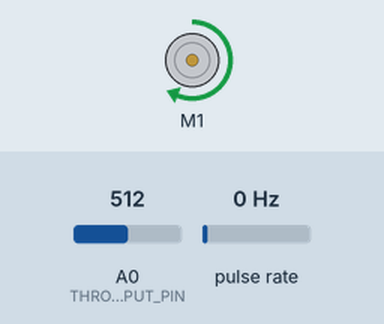
Simulated run of this sketch. Board: Arduino Uno, built with avr-gcc and run on an emulated ATmega328P. Shown: DC motor (green arrow = forward, orange = backward, longer = faster). Wiring (inferred from the names in the program): pulse sensor: data pin 2. Inputs (shaded band) come from the test bench; at power-on: pulse rate 0 Hz, A0 (THROTTLE_INPUT_PIN) = 512. What the sketch prints to the serial monitor is not drawn.

Above: at 1.2 s.
1.3 s: pulse rate (sensor on pin 2) set to 4 Hz
4.4 s: pulse rate (sensor on pin 2) set to 50 Hz
Timing chart, 0 to 7.4 s (numbered marks = the images above; inputs shaded):
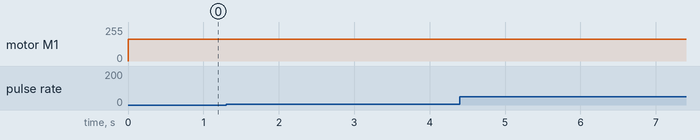

The sketch:

PID_throttle.ino
```cpp
/*
  PID Throttle Control
*/

/* --- Libraries --- */
#include <DualVNH5019MotorShield.h>
#include <PID_v1.h>

/* --- Constants --- */
const int NUM_FANS = 32;
const int INTERVAL = 100;
const int THROTTLE_INPUT_PIN = 0; // potentiometer
const int ENCODER_PIN = 2; // pin 2 is an interrupt
const int ENCODER_INT = 0;
const int POT_MIN = 0;
const int POT_MAX = 1023;
const int RPM_MAX = 3600;
const int RPM_MIN = 1500;
const double P = 1;
const double I = 0;
const double D = 5;
const int BLIPS_PER_REV = 32;
const int BAUD = 38400;
const int CHARS_MAX = 32;

/* --- Variables --- */
double Setpoint, Input, Output;
volatile int Counter = 0;
char Buffer[CHARS_MAX];

/* --- Objects --- */
DualVNH5019MotorShield Motors;
PID Throttle(&Input, &Output, &Setpoint, P, I, D, DIRECT); //Specify the links and initial tuning parameters

void setup() {
  Serial.begin(BAUD);
  Input = 0; // initialize the variables we're linked to
  Setpoint = 0; // initialize the variables we're linked to
  Throttle.SetMode(AUTOMATIC);
  Motors.init();
  attachInterrupt(ENCODER_INT, increment_counter, RISING);
}

void loop() {
  Setpoint = map(analogRead(THROTTLE_INPUT_PIN), POT_MIN, POT_MAX, RPM_MIN, RPM_MAX);
  Input = Counter / (BLIPS_PER_REV * INTERVAL * 10 * 60);
  Throttle.Compute();
  Motors.setM1Speed(Output); // -400 to 400
  sprintf(Buffer, "{'input':%d, 'setpoint':%d', 'output':%d}", Input, Output, Setpoint);
  Serial.println(Buffer);
  Counter = 0;
  delay(INTERVAL);
}

void increment_counter() {
  Counter++;
}
```

Measured:
- after the input at 1.3 s, every drawn part: stays the same
- after the input at 4.4 s, every drawn part: stays the same
